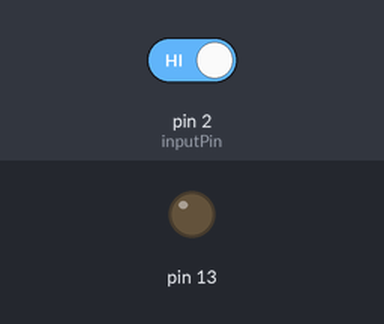
Bench run of a sketch on a simulated Arduino Uno, built with avr-gcc and run on an emulated ATmega328P. Shown: output pins drawn as LEDs (lit = HIGH). The test bench sets the inputs (shaded band); at power-on: pin 2 (inputPin) HIGH. What the sketch prints to the serial monitor is not drawn.

Above: at 1.2 s.
1.3 s: pin 2 (inputPin) driven LOW
At 1.6 s:
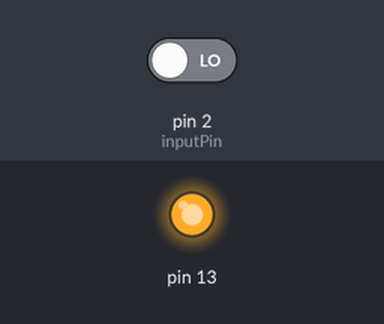
2.8 s: pin 2 (inputPin) driven HIGH
At 4.0 s:
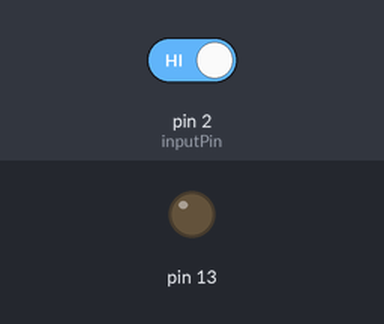
Timing chart, 0 to 5.8 s (numbered marks = the images above; inputs shaded):
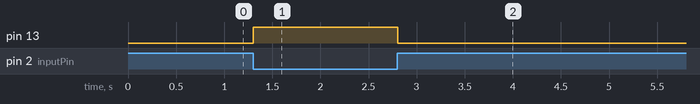

Measured:
- after the input at 1.3 s, pin 13: LOW → HIGH at once
- after the input at 2.8 s, pin 13: HIGH → LOW at once

The sketch:

PullUpDownResistors.ino
```cpp
int inputPin = 2;

void setup() {
  // put your setup code here, to run once:
  Serial.begin(9600);
  pinMode(inputPin, INPUT);
  pinMode(13, OUTPUT);

}

int inputValue = 0;

void loop() {
  // put your main code here, to run repeatedly:
  //Serial.println("inputValue is:");
  delay(100);
  inputValue = digitalRead(inputPin);
  if (inputValue == LOW) {
    digitalWrite(13, HIGH);
  }
  else {
    digitalWrite(13, LOW);
  }
  Serial.print(inputValue);
}
```
